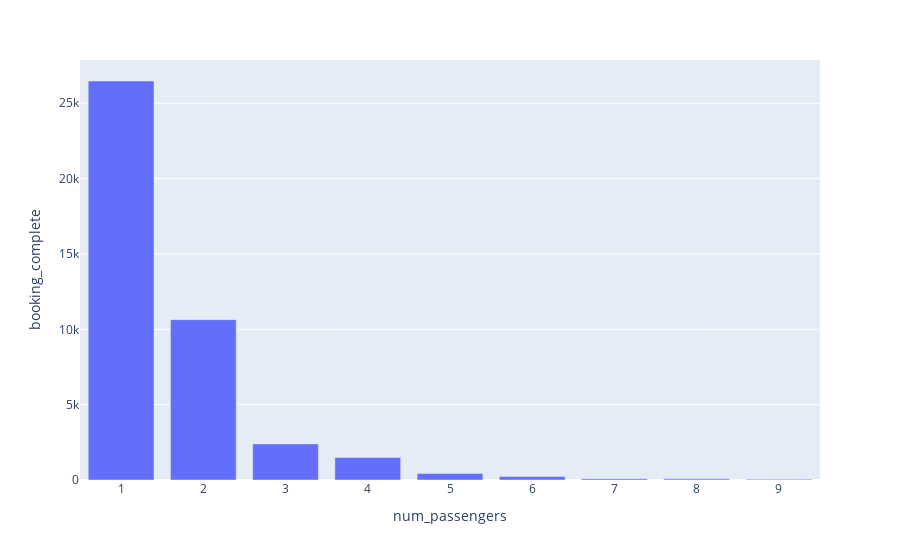

Notebook code cell kept with this figure:
### Code cell
fig = px.bar(passengers_by_reservation_incomplete, x='num_passengers',y='booking_complete')
fig.show()

### Figure 1 — Plotly figure (JSON) as saved in the notebook; plotly's stock layout.template omitted (floating-point values rounded to 4 significant figures)
{"data": [{"alignmentgroup": "True", "hovertemplate": "num_passengers=%{x}<br>booking_complete=%{y}<extra></extra>", "legendgroup": "", "marker": {"color": "#636efa", "pattern": {"shape": ""}}, "name": "", "offsetgroup": "", "orientation": "v", "showlegend": false, "textposition": "auto", "type": "bar", "x": [1, 2, 3, 4, 5, 6, 7, 8, 9], "xaxis": "x", "y": [26476, 10640, 2396, 1494, 438, 228, 91, 76, 51], "yaxis": "y"}], "layout": {"barmode": "relative", "legend": {"tracegroupgap": 0}, "margin": {"t": 60}, "xaxis": {"anchor": "y", "domain": [0, 1], "title": {"text": "num_passengers"}}, "yaxis": {"anchor": "x", "domain": [0, 1], "title": {"text": "booking_complete"}}}}
